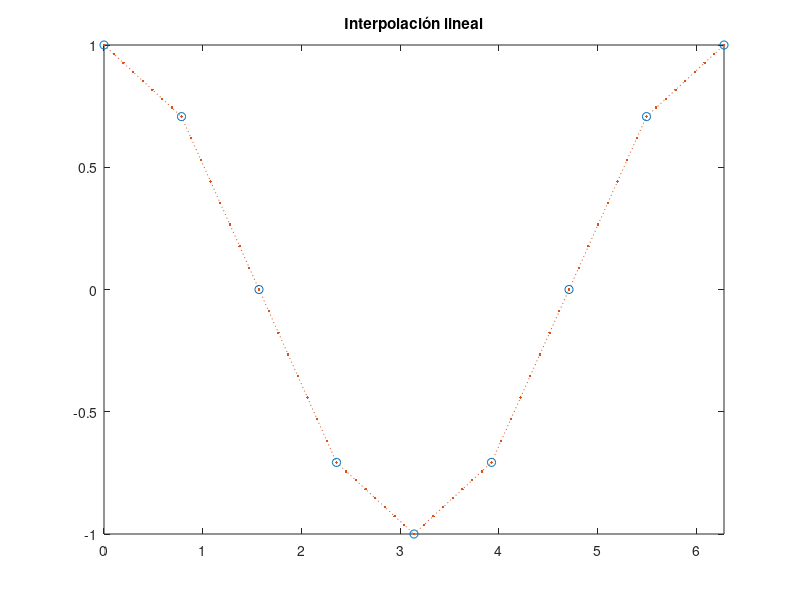

This figure's MATLAB source:
%{
    SI727576 - Edgar Guzmán Claustro
    IS727272 - Marco Ricardo Cordero Hernández

    Manual de funciones

    interp1
%}

clc, clear

x = 0:pi/4:2*pi; 
v = cos(x);
xq = 0:pi/32:2*pi;
vq = interp1(x,v,xq);

figure('Name','Demostración de interp1');
plot(x,v,'o',xq,vq,':.');
xlim([0 2*pi]);
title('Interpolación lineal');
